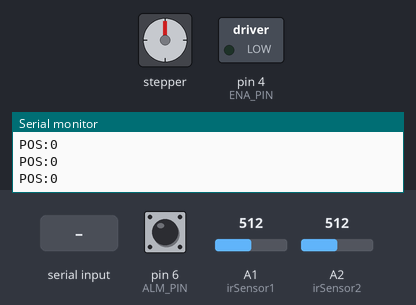
A sketch run on a simulated Arduino Uno, built with avr-gcc and run on an emulated ATmega328P. On the bench: stepper motor, switched loads named in the sketch (green lamp = pin HIGH), the last lines printed to the serial monitor. The inputs (shaded band) are chosen by the test bench; at power-on: A1 (irSensor1) = 512, pin 6 (ALM_PIN) HIGH, A2 (irSensor2) = 512. Stepper angles assume 200 steps per turn.

Above: at 1.2 s.
1.3 s: A1 (irSensor1) set to 483
At 2.1 s:
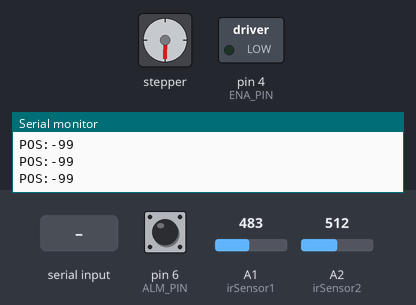
4.3 s: "v90\n" received over Serial
7.3 s: pin 6 (ALM_PIN) pulled LOW for 0.15 s
At 7.45 s:
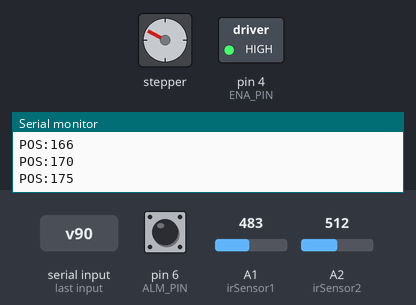
10.3 s: "e90\n" received over Serial
At 10.45 s:
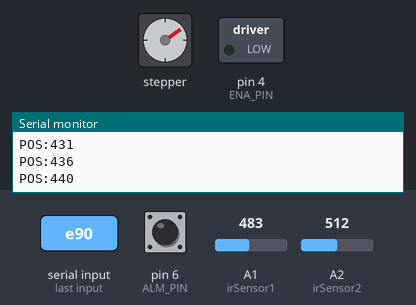
13.3 s: byte 10 ('\n') received over Serial
16.3 s: pin 6 (ALM_PIN) pulled LOW for 1 s
At 16.75 s:
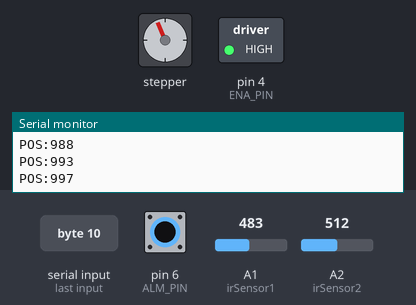
Timing chart, 0 to 28.0 s (numbered marks = the images above; inputs shaded):
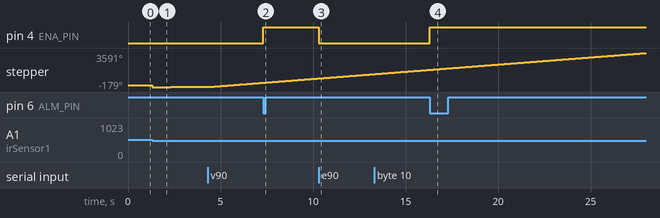

Measured:
- the behaviour switches between 500 and 499 on A1 (irSensor1) (found by bisection; images 0 and 1)
- after the input at 1.3 s, stepper: turns 179° counter-clockwise in 0.00 s, then 2° clockwise in 0.00 s, then 2° clockwise in 0.00 s
- after the input at 7.3 s, pin 4 (ENA_PIN): LOW → HIGH at once
- after the input at 10.3 s, pin 4 (ENA_PIN): HIGH → LOW at once
- after the input at 16.3 s, pin 4 (ENA_PIN): LOW → HIGH at once

The sketch:

moter_mover.ino
```cpp
#include <AccelStepper.h>

// ==========================
// 1. 핀 및 변수 정의
// ==========================
const int irSensor1 = A1;
const int irSensor2 = A2;

int threshold = 500;

const long offsetSteps = 100;

// 모터 핀
const int STEP_PIN = 2;
const int DIR_PIN  = 3;
const int ENA_PIN  = 4;
const int ALM_PIN  = 6;

AccelStepper stepper(AccelStepper::DRIVER, STEP_PIN, DIR_PIN);

// 기본값
float motorSpeed = 0.0;
float motorAccel = 400.0;

// 센서 상태
bool s1Triggered = false;
bool s2Triggered = false;
int lastTriggered = 0;
unsigned long lastSensorCheckTime = 0;
const long sensorInterval = 10;

// [추가됨] 위치 전송 타이머
unsigned long lastPosTime = 0;
const long posInterval = 50; // 0.05초마다 위치 보고 (통신 과부하 방지)

String inputString = "";
bool stringComplete = false;

void setup() {
  Serial.begin(115200);
  inputString.reserve(200);

  pinMode(irSensor1, INPUT);
  pinMode(irSensor2, INPUT);
  pinMode(ENA_PIN, OUTPUT);
  digitalWrite(ENA_PIN, LOW);
  pinMode(ALM_PIN, INPUT_PULLUP);

  // 초기 상태 0
  stepper.setMaxSpeed(0);
  stepper.setAcceleration(motorAccel);
    stepper.setCurrentPosition(0);
}

void loop() {
  // 1. 명령 처리
  if (stringComplete) {
    parseCommand(inputString);
    inputString = "";
    stringComplete = false;
  }

  // 2. 모터 구동 (무한 회전 로직 유지)
  if (stepper.distanceToGo() == 0) {
      // 멈춰있지 않도록 계속 타겟 갱신 (속도가 0이 아닐 때)
      if (stepper.speed() != 0) {
        long dir = (stepper.speed() > 0) ? 1 : -1;
        stepper.moveTo(stepper.currentPosition() + (1000000000 * dir));
      }
  }
  stepper.run();

  checkAlarm();

  unsigned long currentMillis = millis();

  // 3. 센서 감지
  if (currentMillis - lastSensorCheckTime >= sensorInterval) {
    lastSensorCheckTime = currentMillis;
    readSensors();
  }

  // [추가됨] 4. 현재 위치(Step) 보고
  if (currentMillis - lastPosTime >= posInterval) {
    lastPosTime = currentMillis;
    // 포맷: "POS:12345"
    Serial.print("POS:");
    Serial.println(stepper.currentPosition());
  }
}

// === 명령 해석 ===
void parseCommand(String cmd) {
  cmd.trim();
  char type = cmd.charAt(0);
  float val = cmd.substring(1).toFloat();

  if (type == 'v') { // 속도 (음수면 역회전)
    float targetSpeed = val;
    if (targetSpeed == 0) {
      stepper.setMaxSpeed(0);
      stepper.stop();
    } else {
      stepper.setMaxSpeed(abs(targetSpeed));
      long infiniteTarget = (targetSpeed > 0) ? 1000000000L : -1000000000L;
      stepper.moveTo(stepper.currentPosition() + infiniteTarget);
    }
  }
  else if (type == 'a') { // 가속도
    stepper.setAcceleration(abs(val));
  }
  else if (type == 'e') { digitalWrite(ENA_PIN, LOW); }
  else if (type == 'd') { digitalWrite(ENA_PIN, HIGH); }
}

void readSensors() {
  int val1 = analogRead(irSensor1);
  int val2 = analogRead(irSensor2);

  // --- 센서 1 (아래쪽) 감지 ---
  if (val1 < threshold) {
    if (!s1Triggered && lastTriggered != 1) {
      Serial.println("1");

      // [핵심 수정] 0이 아니라 -100(offset)으로 설정합니다.
      // 모터가 정방향(양수 속도)으로 돌고 있다면: 현재 위치를 -100으로 설정
      // 모터가 역방향(음수 속도)으로 돌고 있다면: 현재 위치를 +100으로 설정 (거꾸로니까)

      long currentDir = (motorSpeed >= 0) ? 1 : -1;

      // "지금 위치는 0이 되기 100스텝 전이다" 라고 선언
      stepper.setCurrentPosition(-offsetSteps * currentDir);

      // 목표 지점 재설정 (가던 길 계속 가도록)
      stepper.moveTo(1000000000 * currentDir);

      s1Triggered = true;
      lastTriggered = 1;
    }
  } else {
    s1Triggered = false;
  }

  // --- 센서 2 (위쪽) 감지 ---
  if (val2 < threshold) {
    if (!s2Triggered && lastTriggered != 2) {
      Serial.println("2");

      // 위쪽 센서도 보정이 필요하다면 여기서 비슷하게 처리 가능
      // 일단 아래쪽(A1)만 중요하므로 여긴 둠

      s2Triggered = true;
      lastTriggered = 2;
    }
  } else {
    s2Triggered = false;
  }
}

void serialEvent() {
  while (Serial.available()) {
    char inChar = (char)Serial.read();
    inputString += inChar;
    if (inChar == '\n') stringComplete = true;
  }
}

void checkAlarm() {
  if (digitalRead(ALM_PIN) == LOW) digitalWrite(ENA_PIN, HIGH);
}
```
